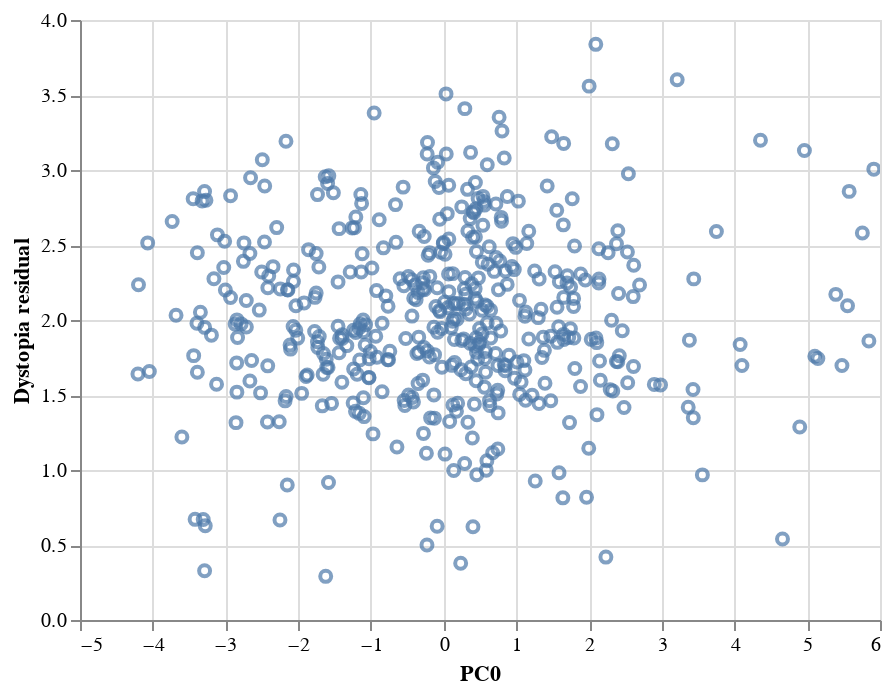

Notebook code for this chart:
### Code cell
urbanization_residual_value.get_pca_chart(1)

### Figure 1 — Vega-Lite specification as saved in the notebook (floating-point values rounded to 4 significant figures; data arrays with more than 128 entries replaced by an {"elided": "..."} marker saying what was removed)
{"config": {"view": {"continuousWidth": 400, "continuousHeight": 300}}, "data": {"name": "data-e8d4a72b0d914babec45e7b7a362b80f"}, "mark": "point", "encoding": {"x": {"field": "PC0", "type": "quantitative"}, "y": {"field": "Dystopia residual", "type": "quantitative"}}, "selection": {"selector008": {"type": "interval", "bind": "scales", "encodings": ["x", "y"]}}, "$schema": "https://vega.github.io/schema/vega-lite/v4.17.0.json", "datasets": {"data-e8d4a72b0d914babec45e7b7a362b80f": {"elided": "457 records"}}}
